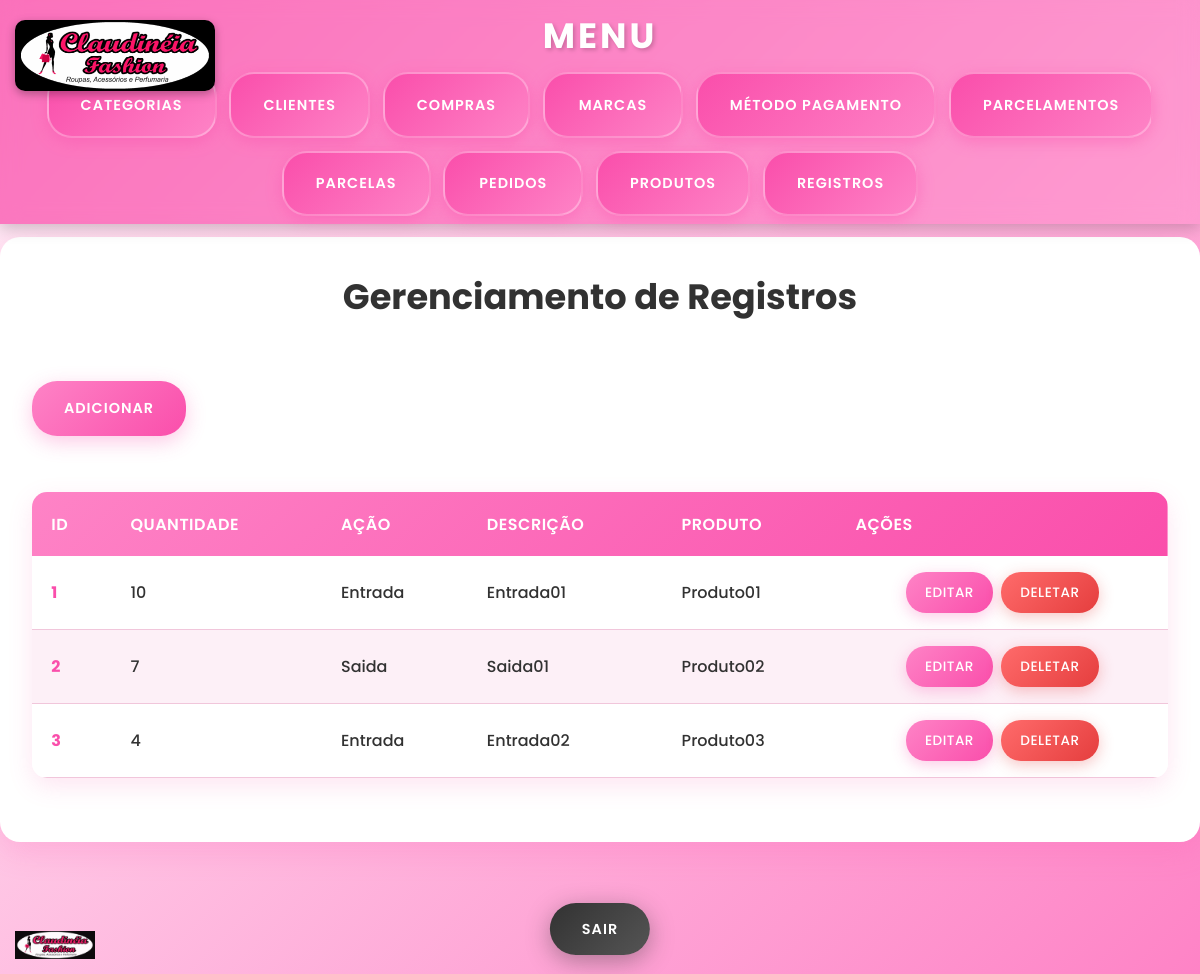
Screenshot of /MeuEstoqueVirtual/public/registro (signed in) with the database file from the repository.
### tables this page shows
CREATE TABLE `registros` (
  `id` int unsigned NOT NULL AUTO_INCREMENT,
  `quantidade` smallint unsigned NOT NULL,
  `acao` enum('Entrada','Saida') NOT NULL,
  `descricao` varchar(255) DEFAULT NULL,
  `create_at` datetime NOT NULL DEFAULT CURRENT_TIMESTAMP,
  `update_at` datetime NOT NULL DEFAULT CURRENT_TIMESTAMP,
  `produtos_id` int unsigned NOT NULL,
  PRIMARY KEY (`id`,`produtos_id`),
  UNIQUE KEY `quantidade_UNIQUE` (`id`),
  KEY `fk_registros_produtos1_idx` (`produtos_id`),
  CONSTRAINT `fk_registros_produtos1` FOREIGN KEY (`produtos_id`) REFERENCES `produtos` (`id`)
);

CREATE TABLE `produtos` (
  `id` int unsigned NOT NULL AUTO_INCREMENT,
  `nome` varchar(25) NOT NULL,
  `preco` float unsigned NOT NULL,
  `quantidade` smallint unsigned NOT NULL,
  `genero` enum('Masculino','Feminino','Unissex') DEFAULT NULL,
  `descricao` varchar(255) DEFAULT NULL,
  `create_at` datetime NOT NULL DEFAULT CURRENT_TIMESTAMP,
  `update_at` datetime NOT NULL DEFAULT CURRENT_TIMESTAMP,
  `marcas_id` smallint unsigned NOT NULL,
  `categorias_id` tinyint unsigned NOT NULL,
  PRIMARY KEY (`id`,`marcas_id`,`categorias_id`),
  UNIQUE KEY `id_UNIQUE` (`id`),
  UNIQUE KEY `nome_UNIQUE` (`nome`),
  KEY `fk_produtos_marcas_idx` (`marcas_id`),
  KEY `fk_produtos_categorias1_idx` (`categorias_id`),
  CONSTRAINT `fk_produtos_categorias1` FOREIGN KEY (`categorias_id`) REFERENCES `categorias` (`id`),
  CONSTRAINT `fk_produtos_marcas` FOREIGN KEY (`marcas_id`) REFERENCES `marcas` (`id`)
);

### app/controllers/RegistroController.php (called while the page is built, shortened)
<?php
class RegistroController extends BaseController
{
    public function index(): void
    {
        $this->render('Registros/index');
    }
}

### app/models/Registro/RegistroDAO.php (called while the page is built, shortened)
<?php
class RegistroDAO {
    private $conn;
    public function __construct() {
        $db = new Database();
        $this->conn = $db->getConnection();
    }
    public function showRegistro($id) {
        $query = "SELECT r.*, p.nome AS produto_nome
        FROM registros r
        LEFT JOIN produtos p ON r.produtos_id = p.id";
        $stmt = $this->conn->prepare($query);
        $stmt->execute();
        return $stmt->fetchAll(PDO::FETCH_ASSOC);
    }
}

### app/config/Database.php (called while the page is built, shortened)
<?php
class Database {
    private $host = 'localhost:3306';
    private $db_name = 'sistema_estoque';
    private $username = 'root';
    private $password = 'b4nc0D4d0sM1SQL';
    public function getConnection() {
        $this->conn = null;
        try {
            $this->conn = new PDO(
                "mysql:host={$this->host};dbname={$this->db_name}",
                $this->username,
                $this->password
            );
            $this->conn->setAttribute(PDO::ATTR_ERRMODE, PDO::ERRMODE_EXCEPTION);
        } catch (PDOException $e) {
            die("Erro na conexão: " . $e->getMessage());
        }
        return $this->conn;
    }
}

### app/views/pages/Registros/index.php (the view, shortened to what this page needs)
<?php
$admin = $_SESSION['admin']['id'];
$registroDao = new RegistroDAO();
$resultado = $registroDao->showRegistro($admin);
$basePath = '/MeuEstoqueVirtual/public';
?>
<body>
    <div class="main-container">
        <h1>Gerenciamento de Registros</h1>
        <a href="<?= $basePath . '/registro/adicionar' ?>">Adicionar</a>
        <table>
            <thead>
                <tr>
                    <th>ID</th>
                    <th>Quantidade</th>
                    <th>Ação</th>
                    <th>Descrição</th>
                    <th>Produto</th>
                    <th>Ações</th>
                </tr>
            </thead>
            <tbody>
                <?php foreach ($resultado as $row): ?>
                    <tr>
                        <td><?= htmlspecialchars($row["id"]) ?></td>
                        <td><?= htmlspecialchars($row["quantidade"]) ?></td>
                        <td><?= htmlspecialchars($row["acao"]) ?></td>
                        <td><?= htmlspecialchars($row["descricao"]) ?></td>
                        <td><?= htmlspecialchars($row["produto_nome"]) ?></td>
                        <td class="btn-actions">
                            <a href="<?= $basePath . '/registro/editar/' . $row['id'] ?>" class="btn btn-edit">Editar</a>
                            <a href="<?= $basePath . '/registro/deletar/' . $row['id'] ?>" class="btn btn-delete">Deletar</a>
                        </td>
                    </tr>
                <?php endforeach; ?>
            </tbody>
        </table>
    </div>
    <div class="actions">
        <a href="<?= $basePath . '/login/sair' ?>" class="btn btn-exit">Sair</a>
    </div>
    <img src="<?= $basePath . '/assets/logo-claudineia.jpeg' ?>" alt="Logo Claudinéia" class="logo-fixed">
</body>
</html>

### public/Css/menu.css (style rules this page uses)
* { margin: 0; padding: 0; box-sizing: border-box; }
body { font-family: 'Arial', sans-serif; background: linear-gradient(135deg, #f5f7fa 0%, #c3cfe2 100%); min-height: 100vh; }
body { padding-top: 45px; }

### public/Css/tabela.css (style rules this page uses)
body { font-family: 'Poppins', sans-serif; background: linear-gradient(135deg, #FFF2F9 0%, #FE83C6 100%) !important; min-height: 100vh; line-height: 1.6; padding-bottom: 100px; }
.main-container { max-width: 1200px; margin: 2rem auto; padding: 2rem; background: #ffffff; border-radius: 20px; box-shadow: 0 10px 30px rgba(250, 78, 171, 0.2); animation: fadeInUp 0.6s ease-out; }
h1 { color: #323232 !important; font-size: 2.5rem; font-weight: 700; text-align: center; margin-bottom: 1rem; }
a[href*="adicionar"] { display: inline-block; background: linear-gradient(135deg, #FE83C6 0%, #FA4EAB 100%); color: white; text-decoration: none; padding: 1rem 2rem; border-radius: 25px; font-weight: 600; margin: 1.5rem 0; transition: all 0.3s ease; box-shadow: 0 6px 20px rgba(250, 78, 171, 0.3); text-transform: uppercase; letter-spacing: 1px; font-size: 0.9rem; }
table { width: 100%; border-collapse: collapse; margin: 2rem 0; background: #ffffff; border-radius: 15px; overflow: hidden; box-shadow: 0 8px 25px rgba(250, 78, 171, 0.15); }
thead { background: linear-gradient(135deg, #FE83C6 0%, #FA4EAB 100%); }
th { padding: 1.2rem; text-align: left; font-weight: 600; color: #ffffff !important; font-size: 1rem; letter-spacing: 0.5px; text-transform: uppercase; }
tbody tr { transition: all 0.3s ease; border-bottom: 1px solid #f1c6db; background: #ffffff; }
tbody tr:nth-child(even) { background: #fdf0f7; }
td { padding: 1rem 1.2rem; color: #323232 !important; font-weight: 500; vertical-align: middle; }
td:first-child { font-weight: 700; color: #FA4EAB !important; }
.btn-actions { display: flex; gap: 0.5rem; justify-content: center; flex-wrap: wrap; }
.btn { padding: 0.6rem 1.2rem; border-radius: 20px; font-weight: 500; font-size: 0.85rem; text-transform: uppercase; letter-spacing: 0.5px; transition: all 0.3s ease; border: none; cursor: pointer; }
.btn-edit { background: linear-gradient(135deg, #FE83C6 0%, #FA4EAB 100%); color: white; box-shadow: 0 4px 15px rgba(250, 78, 171, 0.3); }
.btn-delete { background: linear-gradient(135deg, #FF6B6B 0%, #E53E3E 100%); color: white; box-shadow: 0 4px 15px rgba(229, 62, 62, 0.3); }
.actions { position: fixed; bottom: 2rem; left: 50%; transform: translateX(-50%); z-index: 500; text-align: center; }
.btn-exit { background: linear-gradient(135deg, #323232 0%, #555555 100%); color: white; box-shadow: 0 6px 25px rgba(50, 50, 50, 0.4); padding: 1rem 2rem; border-radius: 50px; font-weight: 600; text-transform: uppercase; letter-spacing: 1px; transition: all 0.3s ease; font-size: 0.9rem; }
.logo-fixed { position: fixed; bottom: 15px; left: 15px; width: 80px; height: auto; z-index: 900; transition: all 0.3s ease; opacity: 0.95; }

### public/Css/form.css (style rules this page uses)
h1 { color: #323232 !important; font-size: 2.2rem; font-weight: 700; text-align: center; margin-bottom: 2rem; text-shadow: none; }
a { color: #FA4EAB; text-decoration: none; font-weight: 500; transition: all 0.3s ease; }

### rows the page displays
registros: id "1", quantidade "10", acao "Entrada", descricao "Entrada01", produtos.nome "Produto01"
registros: id "2", quantidade "7", acao "Saida", descricao "Saida01", produtos.nome "Produto02"
registros: id "3", quantidade "4", acao "Entrada", descricao "Entrada02", produtos.nome "Produto03"
